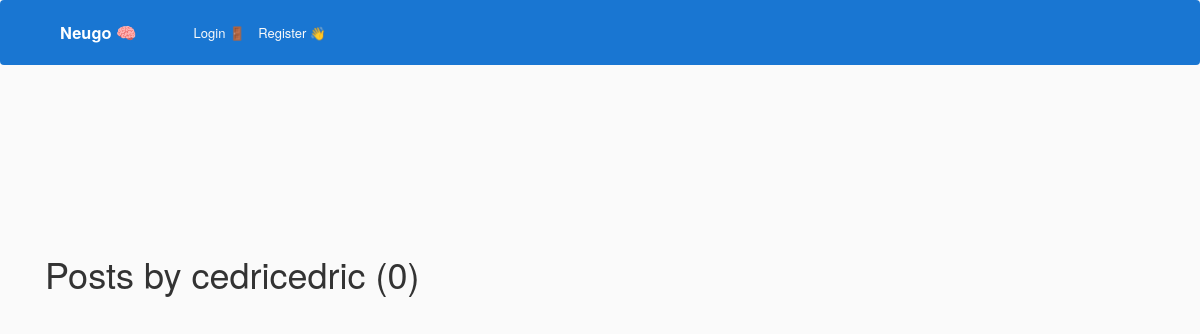
Before: /user/cedricedric with the older database file.
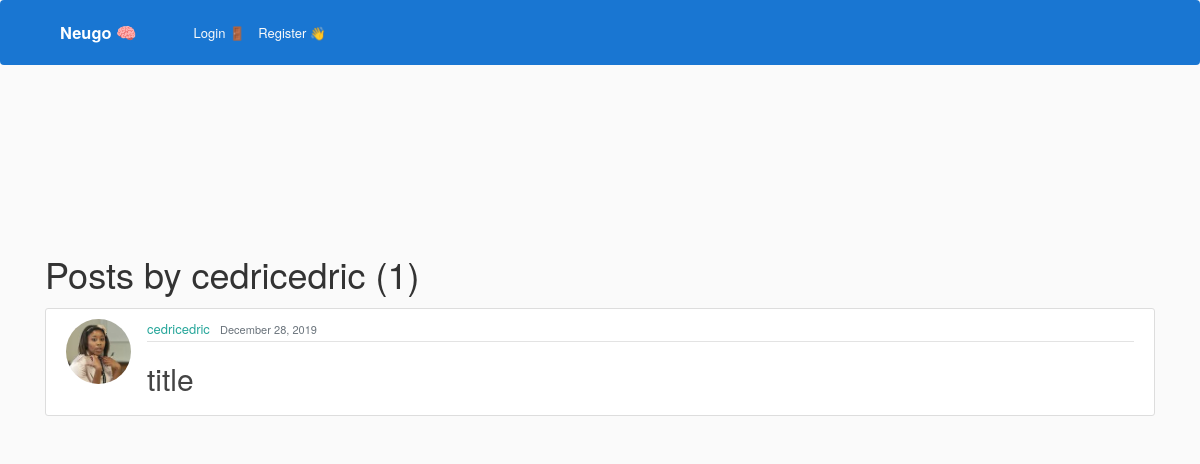
After: the same page with the newer database file.
### blog/models.py (models this page shows, shortened)
class Post(models.Model):
    objects = models.Manager()
    title = "title" #models.CharField(max_length=100)
    time_studied = models.IntegerField(default=20)
    date_posted = models.DateTimeField(default=timezone.now)
    author = models.ForeignKey(User, on_delete=models.CASCADE)

### users/models.py (models this page shows, shortened)
class Profile(models.Model):
    user = models.OneToOneField(User, on_delete=models.CASCADE)
    profile_pictures = [
        "asian_student.jpeg",
        "black_and_white_photo.jpg",
        "college_student.jpeg",
        "girl_looking_sideways.jpg",
        "nerdy_guy.jpg",
        "science_student.jpeg",
        "student_sitting_on_grass.jpg",
    ]
    for i in range(len(profile_pictures)):
        profile_pictures[i] = "potential_pics/" + profile_pictures[i]
    image = models.ImageField(
        default=random.choice(profile_pictures), upload_to="profile_pics"
    )
    wallet_points = models.BigIntegerField(default=0)
    university = models.CharField(default="", max_length=35)
    subject = models.CharField(default="", max_length=35)

### blog/views.py (the view)
# urls.py: path('user/<str:username>', UserPostListView.as_view(), name='user-posts'),
class UserPostListView(ListView):
    model = Post
    template_name = "blog/user_posts.html"  # <app>/<model>_<viewtype>.html
    context_object_name = "posts"
    paginate_by = 5
    def get_queryset(self):
        user = get_object_or_404(User, username=self.kwargs.get("username"))
        return Post.objects.filter(author=user).order_by("-date_posted")

### blog/templates/blog/user_posts.html (shortened to what this page needs)
{% extends "blog/base.html" %}
{% block content %}
    <h1 class="mb-3">Posts by {{ view.kwargs.username }} ({{ page_obj.paginator.count }})</h1>
    {% for post in posts %}
        <article class="media content-section">
          <img class="rounded-circle article-img" src="{{ post.author.profile.image.url }}">
          <div class="media-body">
            <div class="article-metadata">
              <a class="mr-2" href="{% url 'user-posts' post.author.username %}">{{ post.author }}</a>
              <small class="text-muted">{{ post.date_posted|date:"F d, Y" }}</small>
            </div>
            <h2><a class="article-title" href="{% url 'post-detail' post.id %}">{{ post.title }}</a></h2>
          </div>
        </article>
    {% endfor %}
{% endblock content %}

Changed rows visible on the page:
added Post: author.profile.image (picture), author "cedricedric", date_posted "December 28, 2019", title "title"
Other visible differences:
{{ page_obj.paginator.count }}: "0" → "1"
